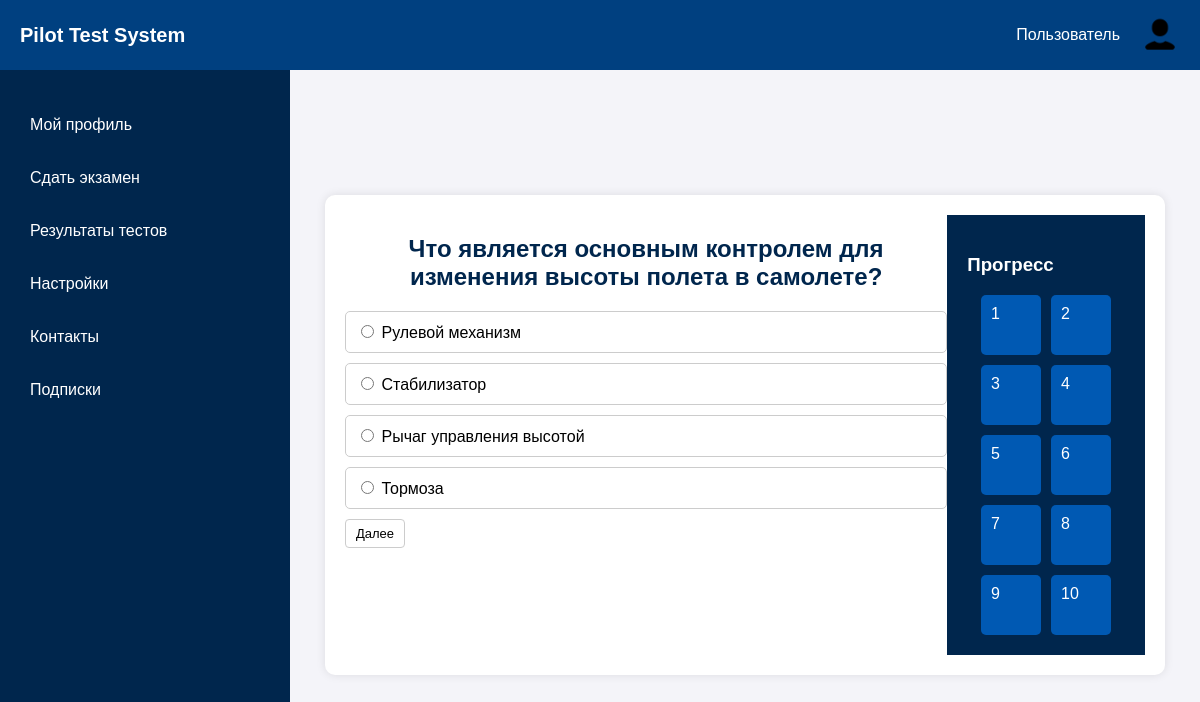
Screenshot of /exam/3/ (signed in) with the database file from the repository.
### exams/models.py (models this page shows, shortened)
class Question(models.Model):
    exam = models.ForeignKey(Exam, related_name='questions', on_delete=models.CASCADE)
    text = models.TextField()

class Option(models.Model):
    question = models.ForeignKey(Question, related_name='options', on_delete=models.CASCADE)
    text = models.CharField(max_length=255)
    is_correct = models.BooleanField(default=False)

### exams/views.py (the view, shortened to what this page needs)
# urls.py: path('exam/<int:exam_id>/', exam_detail, name='test_process'),
@login_required
def exam_detail(request, exam_id):
    exam = get_object_or_404(Exam, id=exam_id)
    questions = list(exam.questions.all().order_by('id'))
    question_id = request.GET.get('question_id')
    current_question = get_object_or_404(Question, id=question_id) if question_id else questions[0]
    user_answer = UserAnswer.objects.filter(user=request.user, question=current_question).first()
    return render(request, 'test_process.html', {
        'exam': exam,
        'current_question': current_question,
        'questions': questions,
        'user_answer': user_answer,
    })

### templates/test_process.html (shortened to what this page needs)
{% load static %}
<!DOCTYPE html>
<html lang="ru">
<head>
    <link rel="stylesheet" href="{% static 'main_style.css' %}">
</head>
<body>
    <header class="top-bar">
        <div class="logo">Pilot Test System</div>
        <div class="user-info">
            <span class="user-name">Пользователь</span>
            <img src="imgs/icon_user.png" alt="Фото профиля" class="user-photo">
        </div>
    </header>
    <div class="container">
        <aside class="sidebar">
            <nav>
                <ul>
                    <li><a href="{% url 'profile' %}">Мой профиль</a></li>
                    <li><a href="{% url 'tests' %}">Сдать экзамен</a></li>
                    <li><a href="test_result.html">Результаты тестов</a></li>
                    <li><a href="settings.html">Настройки</a></li>
                    <li><a href="contacts.html">Контакты</a></li>
                    <li><a href="subscriptions.html">Подписки</a></li>
                </ul>
            </nav>
        </aside>
           <main class="main-content">
            <div class="test-container">
                <form method="post" class="question-panel">
                    <h2 id="question-text">{{ current_question.text }}</h2>
                    <div class="options">
                        {% for option in current_question.options.all %}
                        <label>
                            <input type="radio" name="answer_{{ current_question.id }}" value="{{ option.id }}" {% if user_answer and user_answer.selected_option and option.id == user_answer.selected_option.id %} checked {% endif %}>
                            {{ option.text }}
                          </label>
                        {% endfor %}
                    </div>
                    {% with questions|last as last_question %}
                        {% if current_question.id == last_question.id %}
                            <button id="finish-btn" type="submit" name="action" value="finish">Завершить тест</button>
                        {% else %}
                            <button type="submit" name="action" value="next">Далее</button>
                        {% endif %}
                    {% endwith %}
                </form>
                <div class="sidebar">
                    <h3>Прогресс</h3>
                    <div id="question-list" class="question-list">
                        {% for question in questions %}
                        <a href="{% url 'test_process' exam.id %}?question_id={{ question.id }}" class="question-item {% if question.id == current_question.id %}active{% endif %}" data-question-id="{{ question.id }}">
                            {{ forloop.counter }}
                        </a>
                        {% endfor %}
                    </div>
                </div>
            </div>
        </main>
    </div>
</body>
</html>

### static/main_style.css (style rules this page uses)
body { font-family: Arial, sans-serif; margin: 0; padding: 0; background-color: #f4f4f9; display: flex; flex-direction: column; height: 100vh; }
.top-bar { display: flex; justify-content: space-between; align-items: center; background: #004080; color: white; padding: 15px 20px; }
.logo { font-size: 20px; font-weight: bold; }
.user-info { display: flex; align-items: center; }
.user-photo { width: 40px; height: 40px; border-radius: 50%; margin-left: 10px; }
.user-name { margin-right: 10px; color: white; }
.container { display: flex; flex: 1; }
.sidebar { width: 250px; background: #00264d; padding: 20px; color: white; }
.sidebar ul { list-style: none; padding: 0; }
.sidebar li { margin: 15px 0; }
.sidebar a { color: white; text-decoration: none; display: block; padding: 10px; border-radius: 5px; transition: 0.3s; }
.main-content { flex: 1; padding: 30px; }
h2 { text-align: center; color: #00264d; font-size: 22px; margin-bottom: 15px; }
button { padding: 6px 10px; border: 1px solid #ccc; border-radius: 4px; background: none; cursor: pointer; font-size: 13px; transition: 0.2s; }
h2 { font-size: 24px; color: #00264d; margin-bottom: 20px; }
.main-content { flex: 1; padding: 30px; display: flex; justify-content: center; align-items: center; }
.test-container { display: flex; background: white; padding: 20px; border-radius: 10px; box-shadow: 0 0 10px rgba(0, 0, 0, 0.1); width: 800px; }
.options label { display: block; margin: 10px 0; padding: 10px; border: 1px solid #ccc; border-radius: 5px; cursor: pointer; transition: 0.3s; }
.question-list { display: flex; flex-wrap: wrap; gap: 10px; justify-content: center; }
.question-item { width: 40px; height: 40px; display: flex; align-items: center; justify-content: center; border-radius: 5px; background: #0059b3; color: white; cursor: pointer; transition: 0.3s; }

### rows the page displays
Question: text "Что является основным контролем для изменения высоты полета в самолете?"
Option: text "Рулевой механизм"
Option: text "Стабилизатор"
Option: text "Рычаг управления высотой"
Option: text "Тормоза"
